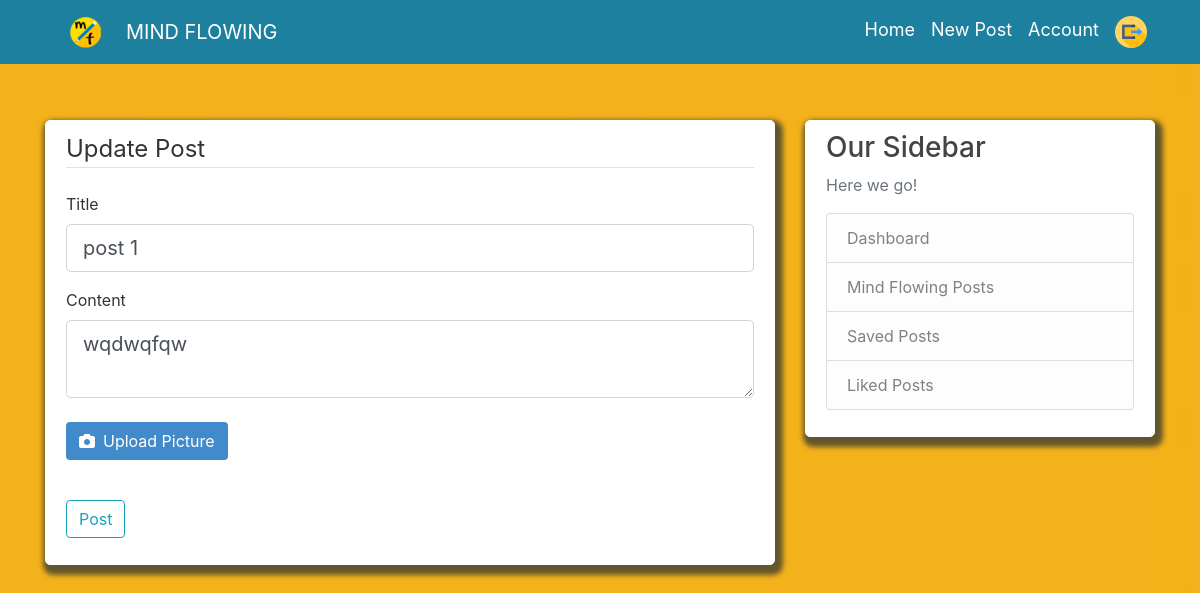
Page /post/1/update (signed in) on the earlier database version.
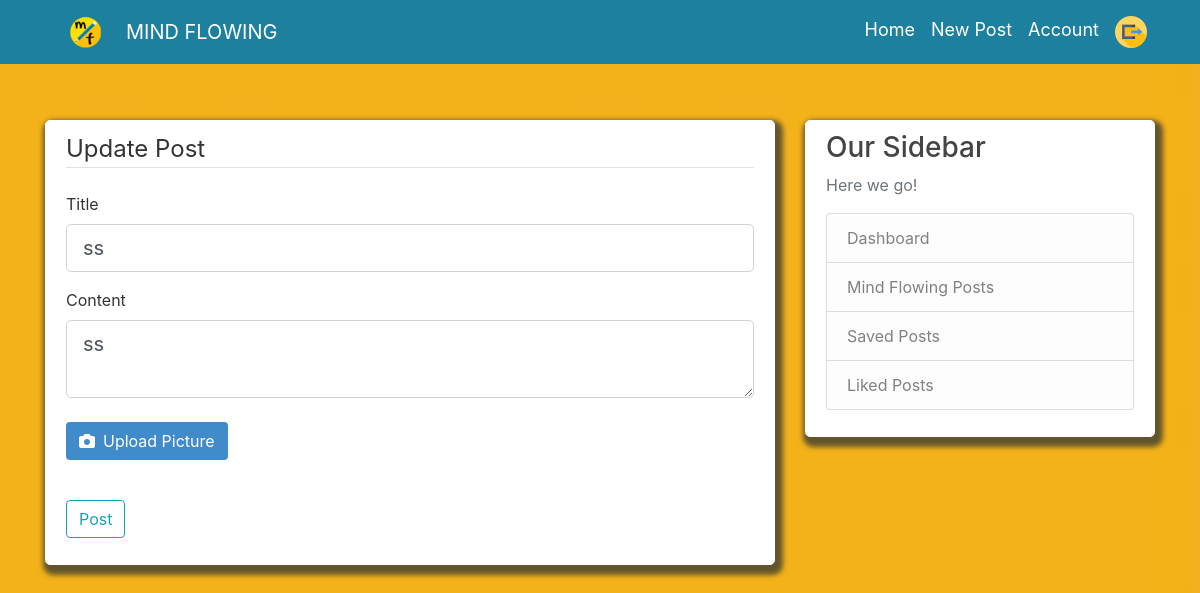
Same page on the later database version.
### flaskblog/models.py (models this page shows, shortened)
class Post(db.Model,UserMixin):
    __searchable__ = ['title', 'content']
    id = db.Column(db.Integer, primary_key=True)
    title = db.Column(db.String(100), nullable=False)
    date_posted = db.Column(db.DateTime, nullable=False, default=datetime.utcnow)
    content = db.Column(db.Text, nullable=False)
    user_id = db.Column(db.Integer, db.ForeignKey('user.id'), nullable=False)
    likes = db.relationship('PostLike', backref='post', lazy='dynamic')
    unlikes = db.relationship('PostUnLike', backref='post', lazy='dynamic')
    comments = db.relationship('PostComment',backref='post',lazy='dynamic')
    saves = db.relationship('PostSave', backref='post', lazy='dynamic')
    image = db.Column(db.String(100))

### flaskblog/routes.py (the view)
@app.route("/post/<int:post_id>/update", methods=['GET', 'POST'])
@login_required
def update_post(post_id):
    post = Post.query.get_or_404(post_id)
    if post.author != current_user:
        abort(403)
    form = PostForm()
    if form.validate_on_submit():
        if form.photo.data:
            picture_file = save_images(form.photo.data)
            post.image = picture_file
        post.title = form.title.data
        post.content = form.content.data
        db.session.commit()
        flash('Your post has been updated!', 'success')
        return redirect(url_for('post', post_id=post.id))
    elif request.method == 'GET':
        form.title.data = post.title
        form.content.data = post.content
    return render_template('create_post.html', title='Update Post',
                           form=form, legend='Update Post',post=post)

### flaskblog/forms.py
class PostForm(FlaskForm):
    title = StringField('Title', validators=[DataRequired()])
    content = TextAreaField('Content', validators=[DataRequired()])
    photo= FileField('Update Picture', validators=[FileAllowed(['jpg', 'png','jpeg'])])
    submit = SubmitField('Post')

### flaskblog/models.py (called while the page is built)
@login_manager.user_loader
def load_user(user_id):
    return User.query.get(int(user_id))

### flaskblog/templates/create_post.html (shortened to what this page needs)
{% extends "layout.html" %}
{% block content %}
<div class="content-section">
    <form method="POST" action="" enctype="multipart/form-data">
        <fieldset class="form-group">
            <legend class="border-bottom mb-4">{{ legend }}</legend>
            <div class="form-group">
                {{ form.title.label(class="form-control-label") }}
                {% if form.title.errors %}
                {{ form.title(class="form-control form-control-lg is-invalid") }}
                <div class="invalid-feedback">
                    {% for error in form.title.errors %}
                    <span>{{ error }}</span>
                    {% endfor %}
                </div>
                {% else %}
                {{ form.title(class="form-control form-control-lg") }}
                {% endif %}
            </div>
            <div class="form-group">
                {{ form.content.label(class="form-control-label") }}
                {% if form.content.errors %}
                {{ form.content(class="form-control form-control-lg is-invalid") }}
                <div class="invalid-feedback">
                    {% for error in form.content.errors %}
                    <span>{{ error }}</span>
                    {% endfor %}
                </div>
                {% else %}
                {{ form.content(class="form-control form-control-lg") }}
                {% endif %}
            </div>
            <div class="form-group">
                <label for="photo" class="btn mt-2" style="background-color:#428bca;color:#fff;"><i
                        class="fa fa-camera pr-2"></i>Upload Picture</label>
            </div>
        </fieldset>
        <div class="form-group">
            {{ form.submit(class="btn btn-outline-info") }}
        </div>
    </form>
</div>
{% endblock content %}

Differences in the rows shown:
changed Post: title "post 1" → "ss"; content "wqdwqfqw" → "ss"
